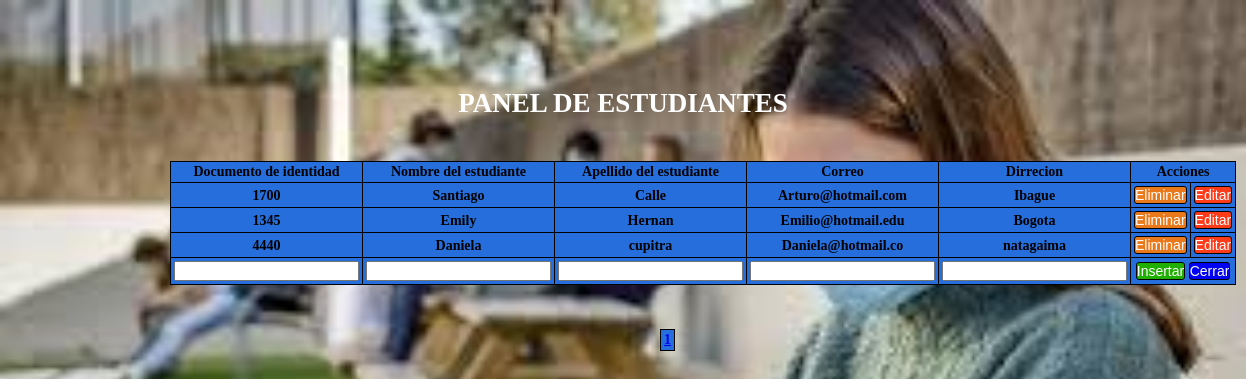
The page /administrador/estudiantes/tabla.php on the database its author committed.
### tables this page shows
CREATE TABLE `estudiantes` (
  `id_est` int(11) NOT NULL,
  `nom_est` varchar(30) DEFAULT NULL,
  `apel_est` varchar(30) DEFAULT NULL,
  `email` varchar(30) DEFAULT NULL,
  `dir_est` varchar(30) DEFAULT NULL
);

### administrador/estudiantes/tabla.php (the view, shortened to what this page needs)
<!DOCTYPE html>
<html>
<head>
	<link rel="stylesheet" href="../../css/estudiantes.css">
</head>
<body>
	<?php
	include("../../connection/connection.php");
	$registros=3;
	if(isset($_GET["pagina"])){
		if($_GET["pagina"]==1){
			header("Location:tabla.php");
		}else{
			$pagina=$_GET["pagina"];
		}
	}else{
		$pagina=1;
	}
	$empieza=($pagina-1)*$registros;
	$sql_total="SELECT * FROM estudiantes";
	$resultado=$base_de_datos->prepare($sql_total);
	$resultado->execute(array());
	$numfilas=$resultado->rowCount();
	$totalpagina=ceil($numfilas/$registros);
	$registros=$base_de_datos->query("SELECT * from estudiantes LIMIT $empieza, $registros")->fetchALL(PDO::FETCH_OBJ);
		?>
<h3 align="center">PANEL DE ESTUDIANTES</h3>
<form action=" " method="post" autocomplete="off">
		<table align="center" border="" bordercolor="orange">
			<tr>
				<th>Documento de identidad</th>
				<th>Nombre del estudiante</th>
                <th>Apellido del estudiante</th>
                <th>Correo</th>
				<th>Dirrecion</th>
				<th colspan="2">Acciones</th>
			</tr>
			<?php
			foreach ($registros as $materia) :?>
			<tr>
				<td><?php echo $materia->id_est?></td>
				<td><?php echo $materia->nom_est?></td>
                <td><?php echo $materia->apel_est?></td>
                <td><?php echo $materia->email?></td>
				<td><?php echo $materia->dir_est?></td>
			<td><a href="delete.php?id=<?php echo $materia->id_est?>& nom=<?php echo $materia->nom_est?>& ap=<?php echo $materia->apel_est?> & co=<?php echo $materia->email?> & dir=<?php echo $materia->dir_est?>"><input type="button" name="elimina" id="elimina" value="Eliminar"></a></td>
			<td><a href="editar.php?id=<?php echo $materia->id_est?>& nom=<?php echo $materia->nom_est?>& ap=<?php echo $materia->apel_est?> & co=<?php echo $materia->email?> & dir=<?php echo $materia->dir_est?>"><input type="button" name="edita" class="edita" value="Editar"></a></td></tr>
			<?php
			endforeach;
			?>
			<td><input type="number" name="id"></td>
			<td><input type="varchar" name="nombre"></td>
            <td><input type="varchar" name="apellido"></td>
            <td><input type="varchar" name="correo"></td>
			<td><input type="varchar" name="direccion"></td>
				<td colspan="5" align="center"><input  type="submit" class="inserta"  name="inserta" value="Insertar" >
				<a href="../../administrador/index.php"><input type="button" class="cerrar" name="admin" value="Cerrar"onmouseup="window.close()"></a></td>
		</table>
</form>
<table class="contador" border="0" >
	<tr>
<?php
for($i=1; $i<=$totalpagina; $i++){
	?>
	 <td><?php echo " <a href='?pagina=" . $i . "'>" . $i . "  </a>  ";?></td>
<?php
}
?>
</tr>
</table>
</body>
</html>

### css/estudiantes.css (style rules this page uses)
* { margin: 0px; padding: 0%; }
body { height: 100%; width: 100%; background: url(../imag/alumnos.jpg); background-repeat: no-repeat; background-size: cover; }
h3 { font-family: 'Times New Roman', Times, serif; font-size: 27px; font-weight: bold; margin-top: 90px; color: #fff; }
table { border-collapse: collapse; }
table, th, td { margin-left: 170px; margin-top: 44px; border: 1px solid black; text-align: center; font-family: 'Times New Roman', Times, serif; font-size: 14px; font-weight: bold; color: black; background: #256Edc; }
.contador { font-weight: 44px; margin-left: 660px; color: #fff; }
th, td { padding: 3px; }
tr { font-family: Arial, Helvetica, sans-serif; font-size: 13px; }
#elimina { background: #e9791a; color: #fff; text-align: center; font-size: 14px; border: 1px solid black; border-radius: 3px; }
.edita { background: #ff3b19; color: #fff; text-align: center; font-size: 14px; border: 1px solid black; border-radius: 3px; }
.inserta { background: #20ae00; color: #fff; text-align: center; font-size: 14px; border: 1px solid black; border-radius: 3px; }
.cerrar { background: #0000f4; color: #fff; text-align: center; font-size: 14px; border: 1px solid black; border-radius: 3px; }

### rows shown on the page
estudiantes: id_est "1700", nom_est "Santiago", apel_est "Calle", email "Arturo@hotmail.com", dir_est "Ibague"
estudiantes: id_est "1345", nom_est "Emily", apel_est "Hernan", email "Emilio@hotmail.edu", dir_est "Bogota"
estudiantes: id_est "4440", nom_est "Daniela", apel_est "cupitra", email "Daniela@hotmail.co", dir_est "natagaima"
